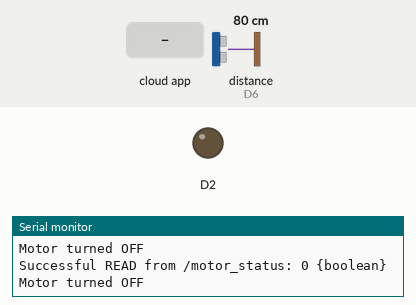
This sketch was run on a simulated ESP8266 (NodeMCU). Parts: output pins drawn as LEDs (lit = HIGH), the last lines printed to the serial monitor. Wiring (inferred from the names in the program): ultrasonic range finder: trigger D5; echo D6. Inputs (shaded band) come from the test bench; at power-on: distance to the obstacle (sensor on D6) 80 cm. The echo pulse lasts 58.3 µs per cm; WiFi joins after 1.5 s; servers stay silent unless stated; network time is answered at once with the bench clock; the local clock reads 2024-03-15 10:24:30 at power-on unless the sketch sets it; the Firebase database answers and starts empty; pins used as bus, display or sensor lines are not drawn.

Above: at 2.7 s.
2.8 s: the phone or cloud app sets motor_status to 1
At 4.0 s:
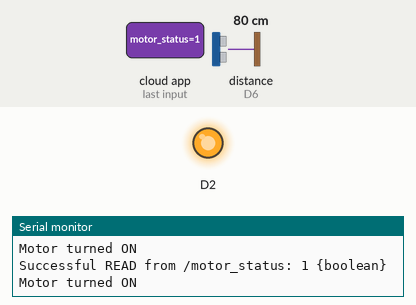
4.3 s: the phone or cloud app sets motor_status to 0
At 5.4 s:
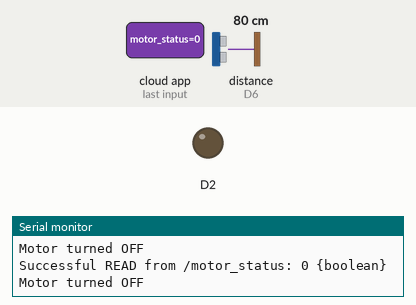
Timing chart, 0 to 7.3 s (numbered marks = the images above; inputs shaded):
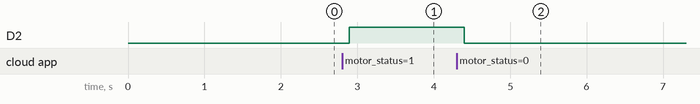

Measured:
- after the input at 2.8 s, D2: LOW → HIGH after 0.10 s
- after the input at 4.3 s, D2: HIGH → LOW after 0.10 s

The sketch:

water_level_arduino.ino
```cpp
#include <ESP8266WiFi.h>
#include <NTPClient.h>
#include <Firebase_ESP_Client.h>
#include <WiFiUdp.h>
#include "addons/TokenHelper.h"
#include "addons/RTDBHelper.h"

// Wi-Fi credentials

#define WIFI_SSID "OnePlus 11R 5G"
#define WIFI_PASSWORD "1234567890"

// Firebase credentials
#define API_KEY "AIzaSyBE-cnP72d3Wzf3987UD7wuMNWQG-YKwNI"
#define DATABASE_URL "https://realtimemotortank-default-rtdb.europe-west1.firebasedatabase.app/" // must end with '/'

bool signupOK = false;
unsigned long sendDataPrevMillis = 0;

FirebaseData fbdo;
FirebaseAuth auth;
FirebaseConfig config;

WiFiUDP ntpUDP;
NTPClient timeClient(ntpUDP, "pool.ntp.org", 19800, 60000);

#define TRIG_PIN D5
#define ECHO_PIN D6

int lastSentHour = -1;

void setup() {
  Serial.begin(115200);
  pinMode(TRIG_PIN, OUTPUT);
  pinMode(ECHO_PIN, INPUT);
  pinMode(D2, OUTPUT);
  digitalWrite(D2, LOW);

  WiFi.begin(WIFI_SSID, WIFI_PASSWORD);
  while (WiFi.status() != WL_CONNECTED) {
    delay(500);
    Serial.print(".");
  }
  Serial.println(WiFi.localIP());
  Serial.println(WiFi.status());
  timeClient.begin();

  config.api_key = API_KEY;
  config.database_url = DATABASE_URL;

  auth.user.email = "";
auth.user.password = "";
if (Firebase.signUp (&config, &auth, "", "") ) {
Serial.print ("sign up ok");
signupOK=true;
}else{
Serial.print (config.signer.signupError.message.c_str());
}
  config.token_status_callback = tokenStatusCallback;

  Firebase.begin(&config, &auth);
  Firebase.reconnectWiFi(true);
  Serial.println("Connected to Firebase");
}


float readDistanceCM() {
  digitalWrite(TRIG_PIN, LOW);
  delayMicroseconds(2);
  digitalWrite(TRIG_PIN, HIGH);
  delayMicroseconds(10);
  digitalWrite(TRIG_PIN, LOW);
  long duration = pulseIn(ECHO_PIN, HIGH);
  return duration * 0.0343 / 2.0;
}

String getTimestamp() {
  timeClient.update();
  time_t raw = timeClient.getEpochTime();
  struct tm* ti = localtime(&raw);

  char buffer[30];
  sprintf(buffer, "%04d-%02d-%02d %02d:%02d:%02d",
          ti->tm_year + 1900, ti->tm_mon + 1, ti->tm_mday,
          ti->tm_hour, ti->tm_min, ti->tm_sec);
  return String(buffer);
}

int getDayOfWeek() {
  timeClient.update();
  time_t raw = timeClient.getEpochTime();
  struct tm* ti = localtime(&raw);
  return ti->tm_wday;
}

int getCurrentHour() {
  timeClient.update();
  time_t raw = timeClient.getEpochTime();
  struct tm* ti = localtime(&raw);
  return ti->tm_hour;
}


void loop() {
  if (Firebase.ready() && signupOK && (millis() - sendDataPrevMillis > 2000 || sendDataPrevMillis == 0)) {
    sendDataPrevMillis = millis();

    int currentHour = getCurrentHour();

    // ✅ Hourly sensor data upload
    if (currentHour != lastSentHour) {
      lastSentHour = currentHour;

      float distance = readDistanceCM();
      String timestamp = getTimestamp();
      int dayOfWeek = getDayOfWeek();

      FirebaseJson json;
      json.set("timestamp", timestamp);
      json.set("day", dayOfWeek);
      json.set("distance_cm", distance);

      if (Firebase.RTDB.pushJSON(&fbdo, "/sensor_logs", &json)) {
        Serial.println("✅ Hourly data uploaded:");
        Serial.println("Timestamp: " + timestamp);
        Serial.println("Day: " + String(dayOfWeek));
        Serial.println("Distance: " + String(distance) + " cm");
      } else {
        Serial.println("❌ Upload failed: " + fbdo.errorReason());
      }
    }
  }

  // ✅ Motor status check should happen all the time
  if (Firebase.ready() && signupOK) {
    if (Firebase.RTDB.getBool(&fbdo, "/motor_status")) {
      if (fbdo.dataType() == "boolean") {
        boolean motorState = fbdo.boolData();
        Serial.print("Successful READ from " + fbdo.dataPath() + ": " + motorState + " {" + fbdo.dataType() + "}\n");

        if (motorState) {
          digitalWrite(D2, HIGH);  // Turn motor ON
          Serial.println("Motor turned ON");
        } else {
          digitalWrite(D2, LOW);   // Turn motor OFF
          Serial.println("Motor turned OFF");
        }
      }
    } else {
      Serial.print("FAILED: " + fbdo.errorReason() + "\n");
    }
  }
}
```
